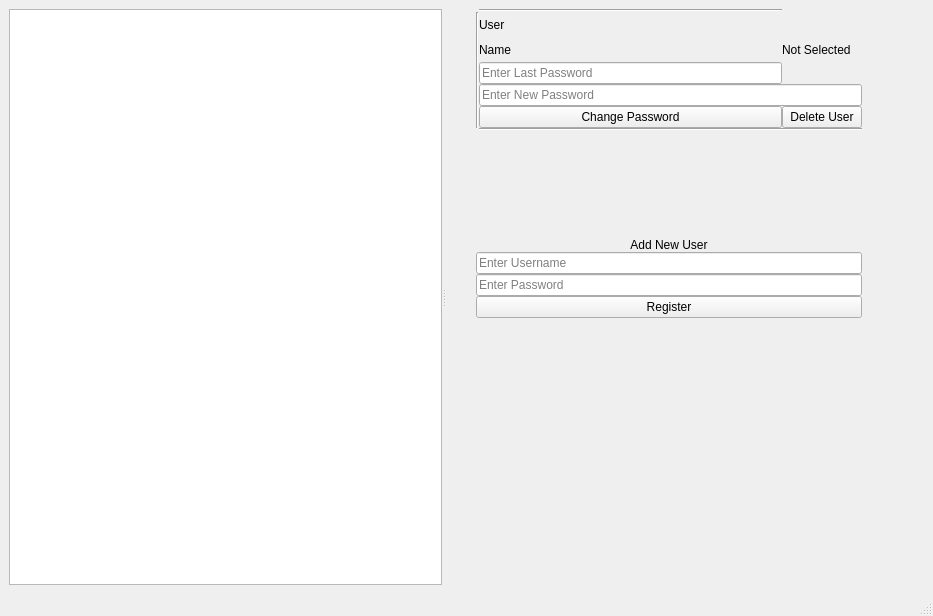
<?xml version="1.0" encoding="UTF-8"?>
<ui version="4.0">
 <class>MainWindow</class>
 <widget class="QMainWindow" name="MainWindow">
  <property name="geometry">
   <rect>
    <x>0</x>
    <y>0</y>
    <width>933</width>
    <height>616</height>
   </rect>
  </property>
  <property name="windowTitle">
   <string>EMS | User Maintainance Module</string>
  </property>
  <widget class="QWidget" name="centralwidget">
   <layout class="QGridLayout" name="gridLayout_2">
    <item row="0" column="0">
     <widget class="QSplitter" name="splitter">
      <property name="orientation">
       <enum>Qt::Horizontal</enum>
      </property>
      <widget class="QListView" name="listView"/>
      <widget class="QWidget" name="">
       <layout class="QVBoxLayout" name="verticalLayout_2">
        <property name="spacing">
         <number>0</number>
        </property>
        <property name="leftMargin">
         <number>30</number>
        </property>
        <property name="rightMargin">
         <number>62</number>
        </property>
        <property name="bottomMargin">
         <number>267</number>
        </property>
        <item>
         <layout class="QVBoxLayout" name="verticalLayout">
          <item>
           <layout class="QGridLayout" name="gridLayout">
            <item row="0" column="1" colspan="2">
             <widget class="Line" name="line_2">
              <property name="orientation">
               <enum>Qt::Horizontal</enum>
              </property>
             </widget>
            </item>
            <item row="5" column="1" colspan="2">
             <widget class="QPushButton" name="pushButton">
              <property name="text">
               <string>Change Password</string>
              </property>
             </widget>
            </item>
            <item row="5" column="3">
             <widget class="QPushButton" name="pushButton_3">
              <property name="text">
               <string>Delete User</string>
              </property>
             </widget>
            </item>
            <item row="6" column="1" colspan="3">
             <widget class="Line" name="line_3">
              <property name="orientation">
               <enum>Qt::Horizontal</enum>
              </property>
             </widget>
            </item>
            <item row="2" column="1">
             <widget class="QLabel" name="label">
              <property name="text">
               <string>Name</string>
              </property>
             </widget>
            </item>
            <item row="2" column="2" colspan="2">
             <widget class="QLabel" name="label_2">
              <property name="text">
               <string>Not Selected</string>
              </property>
             </widget>
            </item>
            <item row="1" column="1">
             <widget class="QLabel" name="label_3">
              <property name="text">
               <string>User</string>
              </property>
             </widget>
            </item>
            <item row="4" column="1" colspan="3">
             <widget class="QLineEdit" name="pwdchg">
              <property name="placeholderText">
               <string>Enter New Password</string>
              </property>
             </widget>
            </item>
            <item row="1" column="0" rowspan="5">
             <widget class="Line" name="line">
              <property name="orientation">
               <enum>Qt::Vertical</enum>
              </property>
             </widget>
            </item>
            <item row="3" column="1">
             <widget class="QLineEdit" name="lineEdit">
              <property name="placeholderText">
               <string>Enter Last Password</string>
              </property>
             </widget>
            </item>
           </layout>
          </item>
          <item>
           <widget class="QLabel" name="label_4">
            <property name="text">
             <string>Add New User</string>
            </property>
            <property name="alignment">
             <set>Qt::AlignBottom|Qt::AlignHCenter</set>
            </property>
           </widget>
          </item>
          <item>
           <widget class="QLineEdit" name="lineEdit_3">
            <property name="text">
             <string/>
            </property>
            <property name="placeholderText">
             <string>Enter Username</string>
            </property>
           </widget>
          </item>
          <item>
           <widget class="QLineEdit" name="lineEdit_2">
            <property name="autoFillBackground">
             <bool>false</bool>
            </property>
            <property name="styleSheet">
             <string notr="true"/>
            </property>
            <property name="placeholderText">
             <string>Enter Password</string>
            </property>
           </widget>
          </item>
          <item>
           <widget class="QPushButton" name="pushButton_2">
            <property name="text">
             <string>Register</string>
            </property>
           </widget>
          </item>
         </layout>
        </item>
       </layout>
      </widget>
     </widget>
    </item>
   </layout>
  </widget>
  <widget class="QMenuBar" name="menubar">
   <property name="geometry">
    <rect>
     <x>0</x>
     <y>0</y>
     <width>933</width>
     <height>25</height>
    </rect>
   </property>
  </widget>
  <widget class="QStatusBar" name="statusbar"/>
 </widget>
 <resources/>
 <connections/>
</ui>
